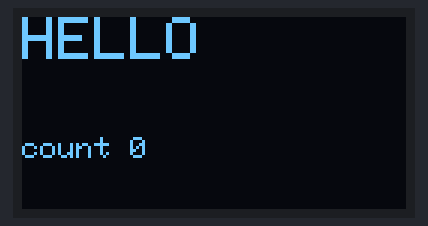
Simulated run of this sketch. Board: ESP32. Parts: 128×64 one-colour display.

Above: at 0.1 s.
At 4.2 s:
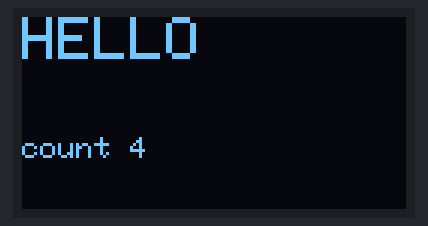
At 7.3 s:
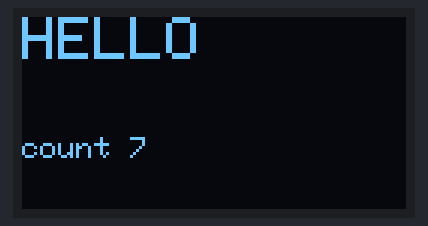
At 18.6 s:
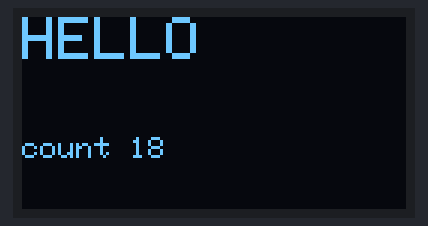
At 28.8 s:
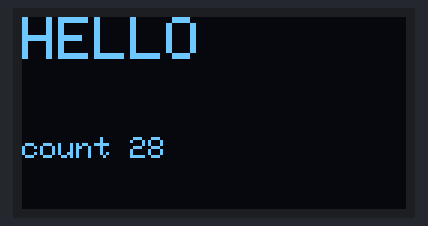
At 38.1 s:
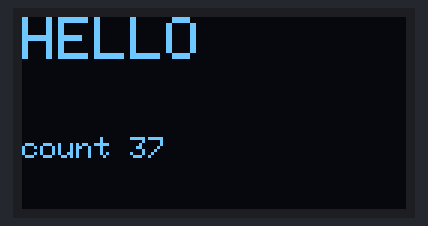

Measured:
- what the display in image 1 shows lasts 1.0 s, from 4.2 s to 5.2 s

The sketch:

t3_oled_hello.ino
```cpp
// Test 3 — does the OLED show text?
// Needs libraries: Adafruit SSD1306 + Adafruit GFX (Library Manager).
// Pass: big "HELLO" on top, small counter below that changes every second.
// Set MIRROR_X to 1 to check the mirrored (HUD reflection) view.

#include <Wire.h>
#include <Adafruit_GFX.h>
#include <Adafruit_SSD1306.h>

#define MIRROR_X 1

const int SDA_PIN = 8;
const int SCL_PIN = 9;
const uint8_t OLED_ADDR = 0x3C;   // change to 0x3D if Test 2 found 0x3D

Adafruit_SSD1306 display(128, 64, &Wire, -1);

void setup() {
  Serial.begin(115200);
  Wire.begin(SDA_PIN, SCL_PIN);
  if (!display.begin(SSD1306_SWITCHCAPVCC, OLED_ADDR)) {
    Serial.println("OLED init failed");
    while (true) delay(1000);
  }
  if (MIRROR_X) {
    display.ssd1306_command(0xA0);   // segment remap off -> flips left/right
  }
}

void loop() {
  static int n = 0;
  display.clearDisplay();
  display.setTextColor(SSD1306_WHITE);
  display.setTextSize(2);
  display.setCursor(0, 0);
  display.println("HELLO");
  display.setTextSize(1);
  display.setCursor(0, 40);
  display.printf("count %d", n++);
  display.display();
  delay(1000);
}
```
